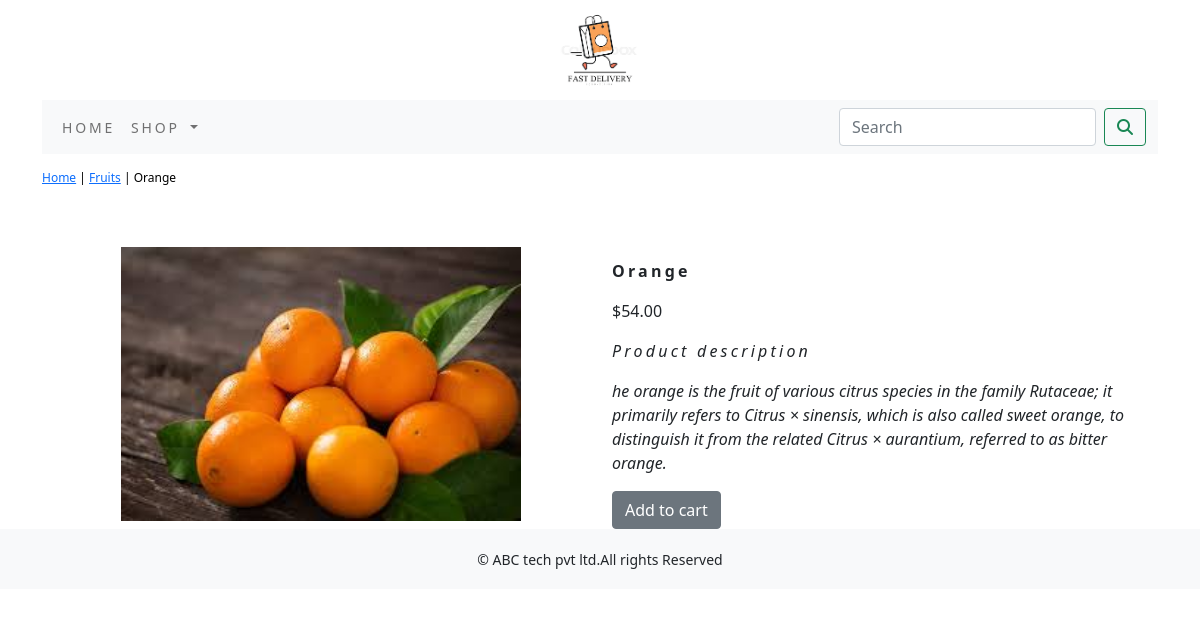
Screenshot of /ecommerce/fruits/orange/ with the database file from the repository.
### ecommerceapp/models.py (models this page shows, shortened)
class Product(models.Model):
    name=models.CharField(max_length=250,unique=True)
    slug=models.SlugField(max_length=250,unique=True)
    description = models.TextField(blank=True)
    price=models.DecimalField(max_digits=10,decimal_places=2)
    category=models.ForeignKey(Category,on_delete=models.CASCADE)
    image = models.ImageField(upload_to='product', blank=True)
    stock=models.IntegerField()
    available=models.BooleanField(default=True)
    created=models.DateTimeField(auto_now_add=True)
    updated=models.DateTimeField(auto_now=True)
    class Meta:
        ordering = ('name',)
        verbose_name = 'product'
        verbose_name_plural = 'products'

class Category(models.Model):
    name=models.CharField(max_length=250,unique=True)
    slug=models.SlugField(max_length=250,unique=True)
    description=models.TextField(blank=True)
    image=models.ImageField(upload_to='category',blank=True)
    class Meta:
        ordering=('name',)
        verbose_name='category'
        verbose_name_plural='categories'
    def get_url(self):
        return reverse('ecommerceapp:product_by_category',args=[self.slug])
    def __str__(self):
        return '{}'.format(self.name)

### ecommerceapp/views.py (the view)
# urls.py: path('<slug:c_slug>/<slug:product_slug>/',views.proDetail,name='prodCatdetail'),
def proDetail(request,c_slug,product_slug):
    try:
        product=Product.objects.get(category__slug=c_slug,slug=product_slug)
    except Exception as e:
        raise e
    return render(request,"product.html",{'product':product})

### cart/context_processors.py (called while the page is built)
def counter(request):
    item_count=0
    if 'admin' in request.path:
        return {}
    else:
        try:
            cart=Cart.objects.filter(cart_id=_cart_id(request))
            cart_items=CartItem.objects.all().filter(cart=cart[:1])
            for cart_item in cart_items:
                item_count +=cart_item.quantity
        except Cart.DoesNotExist:
            item_count=0
    return dict(item_count=item_count)

### cart/views.py (called while the page is built)
def _cart_id(request):
    cart=request.session.session_key
    if not cart:
        cart=request.session.create()
    return cart

### ecommerceapp/context_processors.py (called while the page is built)
def menu_links(request):
    links=Category.objects.all()
    return dict(links=links)

### templates/product.html (shortened to what this page needs)
{% extends 'base.html' %}
{% load static %}
{% block content %}
<div class="row my_prod_row_class">
    <div class="mx_auto">
         <p><a href="{% url 'ecommerceapp:allProdCat' %}">Home</a> | <a href="{{product.category.get_url}}">{{product.category}}</a> | {{product.name}}</p>
    </div>
</div>
<div class="container">
<br>
<div class="row">
    <div class="col-12 col-sm-12 col-md-12 col-lg-6 text-center">
        <div style="min-width:18rem">
            <img src="{{product.image.url}}" style="width:400px; height=400px;" alt="{{product.name}}">
        </div>
    </div>
    <div class="col-12 col-sm-12 col-md-12 col-lg-6">
            <h1 class="my_prod_title"><b>{{product.name}}</b></h1>
            <p>${{product.price}}</p>
            <p class="my_title"><i>Product description</i></p>
            <p class="text-justify my_prod_text"><i>{{product.description}}</i></p>
            {% if product.stock <= 0 %}
            <p class="text-justify my_prod_text"><b>Out of stock</b></p>
            {% else %}
            <a class="btn btn-secondary" href="{% url 'cart:add_cart' product.id %}">Add to cart</a>
            {% endif %}
        </div>
    </div>
</div>
{% endblock %}

### static/css/custom.css (style rules this page uses)
body { font-family: 'Roboto', sans-serif; }
.my_title { font-size:16px; text_transform:uppercase; letter-spacing:.2em; }
.my_prod_row_class { padding-top:15px; padding-bottom:20px; }
.my_prod_row_class .mx_auto { color:#000; font-size:12px; text-decoration:none; }
.my_prod_title { font-size:16px; text_transform:uppercase; letter-spacing:.2em; padding-top:15px; padding-bottom:10px; }
.my_prod_text { padding-right:20px; }

### rows the page displays
Product: category "Fruits", name "Orange", image (picture), price "54.00", description "he orange is the fruit of various citrus species in the family Rutaceae; it primarily refers to Citrus × sinensis, which is also called sweet orange, to distinguish it from the related Citrus × aurantium, referred to as bitter orange."
